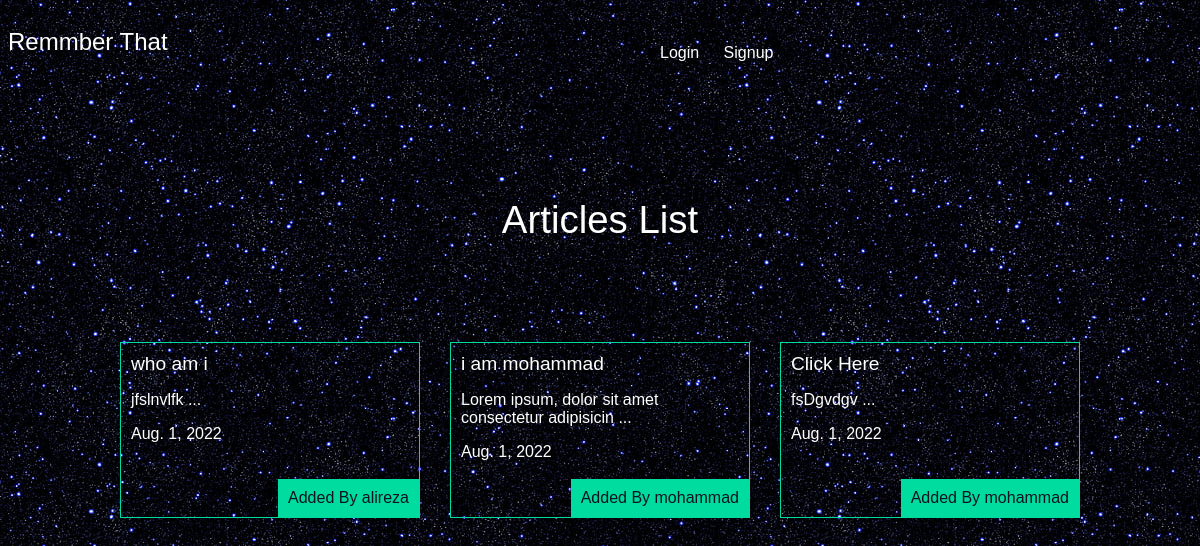
The app's page /articles/ with its own data.
### articles/models.py (models this page shows, shortened)
class Articles(models.Model):
    title = models.CharField(max_length=100)
    slug = models.SlugField()
    body = models.TextField()
    date = models.DateField(auto_now=True)
    image = models.ImageField(default = 'default.jpg',blank=True)
    author = models.ForeignKey(User,default=None,on_delete=models.CASCADE)
    def snippet(self):
        return self.body[:50] + " ..."

### articles/views.py (the view)
# urls.py: path('', views.articles_list,name="list"),
def articles_list(request):
    articles = models.Articles.objects.all().order_by('-date')
    args = {'articles': articles}
    return render(request, 'articles/articleslist.html', args)

### articles/templates/articles/articleslist.html (shortened to what this page needs)
{% extends "base.html" %}
{% block content %}
<div class="comment-part">
    <h1>Articles List</h1>
    <div class="articles">
        {% for article in articles %}
        <div class="article">
            <h2><a href="{% url 'articles:detail' slug=article.slug %}">{{article.title}}</a></h2>
            <p>{{article.snippet}}</p>
            <p>{{article.date}}</p>
            <p class="author">Added By {{article.author.username}}</p>
        </div>
        {% endfor %}
    </div>
</div>
{% endblock content %}

### templates/base.html (shortened to what this page needs)
{% load static %}
<!DOCTYPE html>
<html lang="en">
<head>
    <link rel="stylesheet" href="{% static 'styles.css' %}">
</head>
<body>
    <header>
        <h2><a href="{% url 'articles:list' %}"><span>Remmber</span> That</a></h2>
        <nav>
            <ul>
                {% if user.is_authenticated %}
                <li>
                    <form class="logout-link" action="{% url 'accounts:logout' %}" method="post">
                        {% csrf_token %}
                        <button type="submit">LogOut</button>
                    </form>
                </li>
                <li>
                    <a class="highlight" href="{% url 'articles:create' %}">Creat New Article</a>
                </li>
                {% else %}
                    <li>
                        <a href="{% url 'accounts:login' %}">Login</a>
                    </li>
                    <li>
                        <a href="{% url 'accounts:signup' %}">Signup</a>
                    </li>
                {% endif %}
            </ul>
        </nav>
    </header>
    <div class="wrapper">
        {% block content %}
        {% endblock content %}
    </div>
</body>
</html>

### assets/styles.css (style rules this page uses)
body { background-color: #0f121f; background-image: url("stars.jpg"); background-repeat-: no-repeat; background-attachment: fixed; color: #fff; }
body * { font-family: arial; }
h1, h2, h3, h4, h5 { font-weight: normal; margin: 0; }
a, a:hover, a:visited { color: #fff; text-decoration: none; }
.wrapper { max-width: 960px; margin: 0 auto; }
.wrapper h1 { text-align: center; margin: 100px auto; font-size: 2.4em; }
header { display: grid; grid-template-columns: 1fr 1fr; padding: 20px 0; }
nav li { display: inline-block; margin-left: 20px; }
.articles { display: grid; grid-template-columns: 1fr 1fr 1fr; grid-gap: 30px; }
.article { padding: 10px; border: 1px solid #00dba0; position: relative; padding-bottom: 40px; }
.article h2 { font-size: 1.2em; }
.article .author { padding: 10px; background-color: #00dba0; position: absolute; right: 0; bottom: 0; margin: 0; color: #0f121f; }

### records on screen
Articles: title "who am i", snippet "jfslnvlfk ...", date "Aug. 1, 2022", author.username "alireza"
Articles: title "i am mohammad", snippet "Lorem ipsum, dolor sit amet consectetur adipisicin ...", date "Aug. 1, 2022", author.username "mohammad"
Articles: title "Click Here", snippet "fsDgvdgv ...", date "Aug. 1, 2022", author.username "mohammad"
